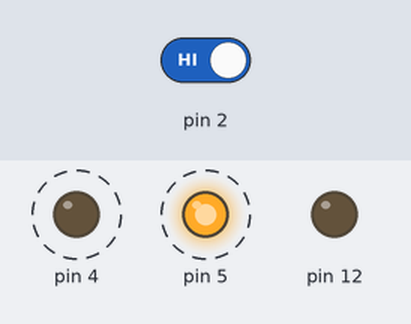
Recording of a sketch running on a simulated Arduino Uno, built with avr-gcc and run on an emulated ATmega328P. On the bench: output pins drawn as LEDs (lit = HIGH). Dashed ring = blinking. Inputs (shaded band) come from the test bench; at power-on: pin 2 HIGH.

Above: at 1.8 s.
1.9 s: pin 2 driven LOW
At 3.0 s:
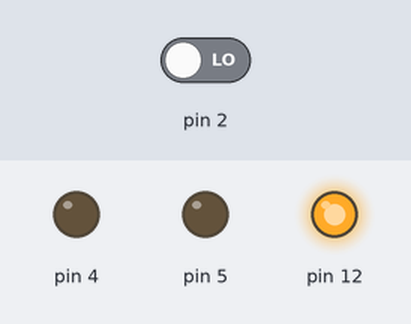
3.5 s: pin 2 driven HIGH
At 3.62 s:
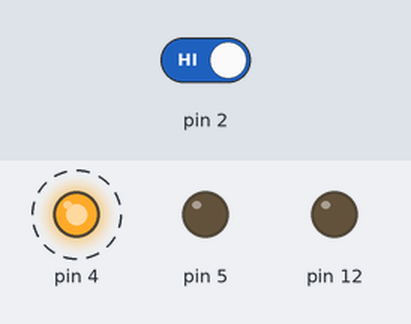
Timing chart, 0 to 12.5 s (numbered marks = the images above; inputs shaded):
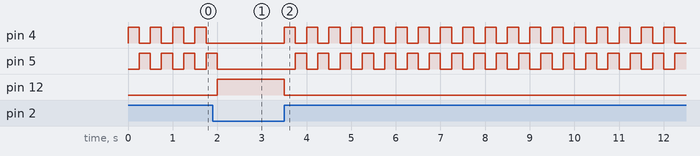

The sketch:

project-02-space-ship.ino
```cpp
int switchState = 0;

void setup() {
  // put your setup code here, to run once:
  pinMode(12, OUTPUT);
  pinMode(4, OUTPUT);
  pinMode(5, OUTPUT);
  pinMode(2, INPUT);
}

void loop() {
  // put your main code here, to run repeatedly:
  switchState = digitalRead(2);

  if(switchState == LOW) {
    digitalWrite(12, HIGH);
    digitalWrite(4, LOW);
    digitalWrite(5, LOW);
  } else {
    digitalWrite(12, LOW);
    digitalWrite(4, HIGH);
    digitalWrite(5, LOW);
    delay(250);

    digitalWrite(4, LOW);
    digitalWrite(5, HIGH);
    delay(250);
  }
}
```

Measured:
- after the input at 1.9 s, pin 4: stops changing and stays LOW; pin 5: goes on until 2.0 s, then stays LOW; pin 12: LOW → HIGH after 0.10 s
- after the input at 3.5 s, pin 4: alternates HIGH for 0.25 s and LOW for 0.25 s, starting at once; pin 5: alternates HIGH for 0.25 s and LOW for 0.25 s, starting after 0.25 s; pin 12: HIGH → LOW at once
- by itself, pin 4, pin 5: alternates HIGH for 0.25 s and LOW for 0.25 s
